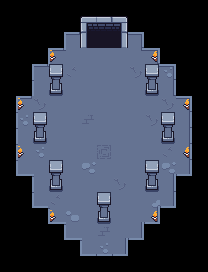

A 2D game scene composited from a Tiled map and its tileset images. What follows is a short description and the map's XML, with every tile layer's data as written:
An orthogonal 13x17 tile map with 16x16 px tiles, 5 tile layers (base, dec, torceL, torceR, ...), 3 tilesets and 2 objects (Portale, Start).

<map version="1.10" tiledversion="1.12.2" orientation="orthogonal" renderorder="right-down" width="13" height="17" tilewidth="16" tileheight="16" infinite="0" nextlayerid="12" nextobjectid="4">
 <tileset firstgid="1" source="../tilestes/Set 1.tsx" />
 <tileset firstgid="561" source="../tilestes/Torch Yellow L.tsx" />
 <tileset firstgid="569" source="../tilestes/Torch Yellow R.tsx" />
 <group id="8" name="Group Layer 1">
  <layer id="1" name="base" width="13" height="17" offsetx="-0.5" offsety="0">
   <data encoding="csv">
0,0,0,0,0,0,0,0,0,0,0,0,0,
0,0,0,0,0,202,203,204,0,0,0,0,0,
0,0,0,0,41,230,231,232,44,0,0,0,0,
0,0,0,41,66,98,98,98,67,44,0,0,0,
0,0,41,124,98,98,98,98,98,67,44,0,0,
0,0,69,98,98,98,98,98,98,98,100,0,0,
0,41,124,98,98,98,98,98,98,98,67,44,0,
0,69,98,98,98,98,98,98,98,98,98,100,0,
0,69,98,98,98,98,98,98,98,98,98,100,0,
0,69,98,98,98,98,98,98,98,98,98,100,0,
0,125,94,98,98,98,98,98,98,98,95,128,0,
0,0,69,98,98,98,98,98,98,98,100,0,0,
0,0,125,94,98,98,98,98,98,95,128,0,0,
0,0,0,125,94,98,98,98,95,128,0,0,0,
0,0,0,0,125,94,98,95,128,0,0,0,0,
0,0,0,0,0,125,126,128,0,0,0,0,0,
0,0,0,0,0,0,0,0,0,0,0,0,0
</data>
  </layer>
  <objectgroup id="9" name="porta0">
   <object id="1" name="porta0" type="Portale" x="86" y="32" width="34" height="16">
    <properties>
     <property name="destinazione" value="lvl0_1" />
     <property name="type" value="porta" />
    </properties>
   </object>
  </objectgroup>
  <objectgroup id="11" name="Start">
   <object id="3" name="Start0" type="Start" x="96" y="144" width="16" height="16">
    <properties>
     <property name="type" value="startPoint" />
    </properties>
   </object>
  </objectgroup>
  <layer id="7" name="dec" width="13" height="17">
   <data encoding="csv">
0,0,0,0,0,0,0,0,0,0,0,0,0,
0,0,0,0,0,0,0,0,0,0,0,0,0,
0,0,0,0,0,0,0,0,0,0,0,0,0,
0,0,0,0,0,0,0,0,0,0,0,0,0,
0,0,0,348,346,0,0,0,375,0,377,0,0,
0,0,0,0,0,0,0,0,0,0,0,0,0,
0,0,375,0,0,0,0,0,0,0,375,0,0,
0,377,0,0,0,374,0,0,0,375,0,0,0,
0,0,0,0,0,0,0,0,0,0,0,0,0,
0,0,377,0,0,0,345,0,0,0,346,0,0,
0,0,0,0,0,376,0,0,0,0,376,0,0,
0,0,0,0,0,0,0,375,0,0,0,0,0,
0,0,0,346,0,0,0,0,0,352,0,0,0,
0,0,0,0,348,0,0,0,0,0,0,0,0,
0,0,0,0,0,0,374,0,0,0,0,0,0,
0,0,0,0,0,0,377,0,0,0,0,0,0,
0,0,0,0,0,0,0,0,0,0,0,0,0
</data>
  </layer>
  <layer id="4" name="torceL" width="13" height="17" offsetx="2.75" offsety="-1.75">
   <data encoding="csv">
0,0,0,0,0,0,0,0,0,0,0,0,0,
0,0,0,0,0,0,0,0,0,0,0,0,0,
0,0,0,0,0,0,0,0,0,0,0,0,0,
0,0,0,561,0,0,0,0,0,0,0,0,0,
0,0,0,0,0,0,0,0,0,0,0,0,0,
0,0,0,0,0,0,0,0,0,0,0,0,0,
0,561,0,0,0,0,0,0,0,0,0,0,0,
0,0,0,0,0,0,0,0,0,0,0,0,0,
0,0,0,0,0,0,0,0,0,0,0,0,0,
0,561,0,0,0,0,0,0,0,0,0,0,0,
0,0,0,0,0,0,0,0,0,0,0,0,0,
0,0,0,0,0,0,0,0,0,0,0,0,0,
0,0,0,0,0,0,0,0,0,0,0,0,0,
0,0,0,561,0,0,0,0,0,0,0,0,0,
0,0,0,0,0,0,0,0,0,0,0,0,0,
0,0,0,0,0,0,0,0,0,0,0,0,0,
0,0,0,0,0,0,0,0,0,0,0,0,0
</data>
  </layer>
  <layer id="5" name="torceR" width="13" height="17" offsetx="-3" offsety="-1.25">
   <data encoding="csv">
0,0,0,0,0,0,0,0,0,0,0,0,0,
0,0,0,0,0,0,0,0,0,0,0,0,0,
0,0,0,0,0,0,0,0,0,0,0,0,0,
0,0,0,0,0,0,0,0,0,569,0,0,0,
0,0,0,0,0,0,0,0,0,0,0,0,0,
0,0,0,0,0,0,0,0,0,0,0,0,0,
0,0,0,0,0,0,0,0,0,0,0,569,0,
0,0,0,0,0,0,0,0,0,0,0,0,0,
0,0,0,0,0,0,0,0,0,0,0,0,0,
0,0,0,0,0,0,0,0,0,0,0,569,0,
0,0,0,0,0,0,0,0,0,0,0,0,0,
0,0,0,0,0,0,0,0,0,0,0,0,0,
0,0,0,0,0,0,0,0,0,0,0,0,0,
0,0,0,0,0,0,0,0,0,569,0,0,0,
0,0,0,0,0,0,0,0,0,0,0,0,0,
0,0,0,0,0,0,0,0,0,0,0,0,0,
0,0,0,0,0,0,0,0,0,0,0,0,0
</data>
  </layer>
  <layer id="3" name="colonne" width="13" height="17">
   <data encoding="csv">
0,0,0,0,0,0,0,0,0,0,0,0,0,
0,0,0,0,0,0,0,0,0,0,0,0,0,
0,0,0,0,0,0,0,0,0,0,0,0,0,
0,0,0,0,0,0,0,0,0,0,0,0,0,
0,0,0,510,0,0,0,0,0,510,0,0,0,
0,0,0,538,0,0,0,0,0,538,0,0,0,
0,0,0,0,0,0,0,0,0,0,0,0,0,
0,0,510,0,0,0,0,0,0,0,510,0,0,
0,0,538,0,0,0,0,0,0,0,538,0,0,
0,0,0,0,0,0,0,0,0,0,0,0,0,
0,0,0,510,0,0,0,0,0,510,0,0,0,
0,0,0,538,0,0,0,0,0,538,0,0,0,
0,0,0,0,0,0,510,0,0,0,0,0,0,
0,0,0,0,0,0,538,0,0,0,0,0,0,
0,0,0,0,0,0,0,0,0,0,0,0,0,
0,0,0,0,0,0,0,0,0,0,0,0,0,
0,0,0,0,0,0,0,0,0,0,0,0,0
</data>
  </layer>
 </group>
</map>
